Frame 1 (no input): blank canvas, image omitted
Frame 60 (no input): blank canvas, image omitted
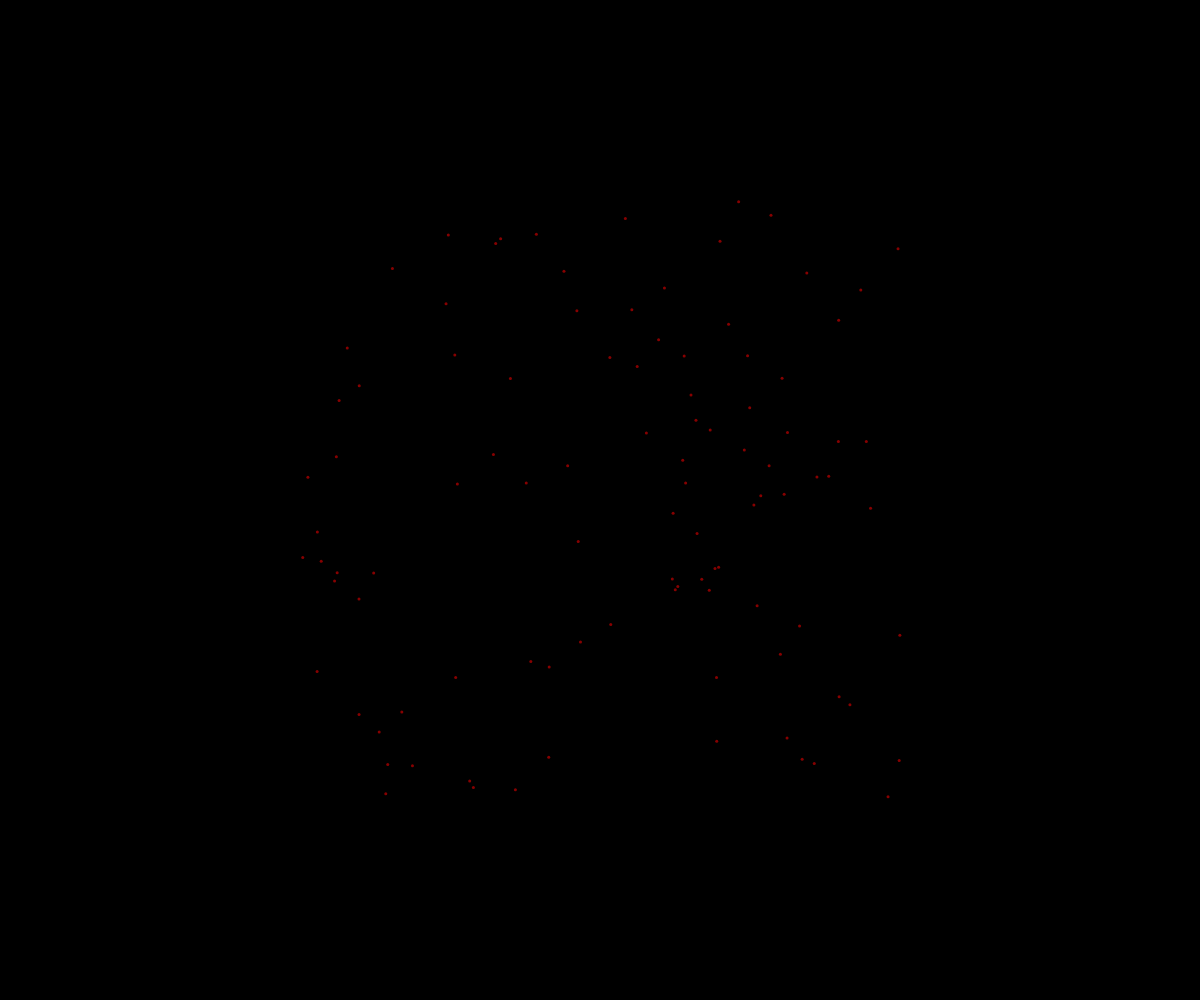
Frame 120 (the mouse pressed at the canvas centre since frame 60)

The p5.js sketch whose frames 1 and 60 were blank and that drew this single picture after the mouse press (run headless with seeded random() and noise() and a simulated clock; from frame 60 on, the mouse is pressed at the canvas centre):

// p5.js sketch
// ── sketch.js
// fireworks demo

class Partlicle {
  constructor(x, y) {
    this.x = x;
    this.y = y;
    this.dx = random(-5, 5);
    this.dy = random(-5, 5);
    this.radius = 3;
    this.r = 255;
    this.g = 0;
    this.b = 0;
    this.opacity = 255;
    this.fadeRate = 2;
  }
  display() {
    noStroke();
    fill(this.r, this.g, this.b, this.opacity);
    circle(this.x, this.y, this.radius);
  }
  update() {
    //move 
    this.x += this.dx;
    this.y += this.dy;

    this.opacity -= this.fadeRate;
  }
  isDead() {
    return this.opacity <= 0;
  }
}

let container = [];

function setup() {
  createCanvas(windowWidth, windowHeight);
}

function draw() {
  background(0);
  for (let p of container) {
    if (p.isDead()) {
      let toKill = container.indexOf(p);
      container.splice(toKill, 1);
    }
    else {
      p.update();    
      p.display();
    }
  }
}

function mousePressed() {
  for (let i = 0; i < 100; i++) {
    let someFirework = new Partlicle(mouseX, mouseY);
    container.push(someFirework);
  }
}
